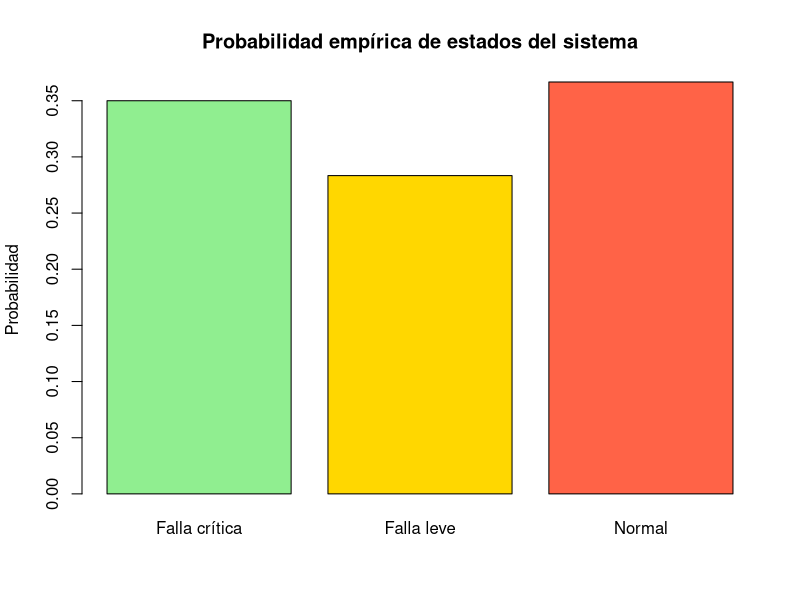
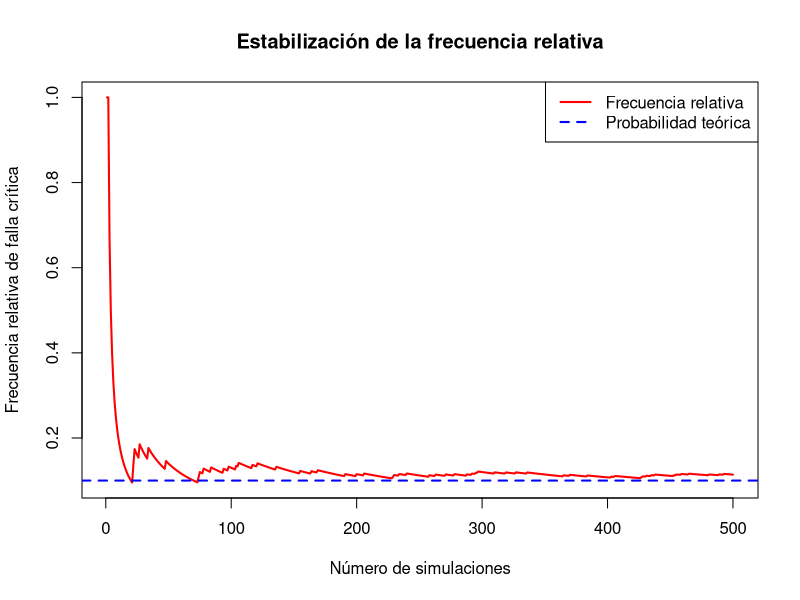

Generate these figures, in order, with R:
## ---- chunk 1
estados <- c("Normal", "Falla leve", "Falla crítica")
estados
## ---- chunk 2
set.seed(123)
sim <- sample(estados, size = 60, replace = TRUE)
head(sim)
## ---- chunk 3
tabla <- table(sim)
tabla
## ---- chunk 4
prob_emp <- prop.table(tabla)
prob_emp
## ---- chunk 5
p_normal <- prob_emp["Normal"]
1 - p_normal
## ---- chunk 6
barplot(prob_emp,
        col = c("lightgreen", "gold", "tomato"),
        main = "Probabilidad empírica de estados del sistema",
        ylab = "Probabilidad")
## ---- chunk 7
set.seed(321)
n <- 500
sim2 <- sample(estados, size = n, replace = TRUE, prob = c(0.7, 0.2, 0.1))
ind_falla <- ifelse(sim2 == "Falla crítica", 1, 0)
freq_rel <- cumsum(ind_falla) / (1:n)

plot(freq_rel, type = "l", col = "red", lwd = 2,
     main = "Estabilización de la frecuencia relativa",
     xlab = "Número de simulaciones",
     ylab = "Frecuencia relativa de falla crítica")
abline(h = 0.1, col = "blue", lty = 2, lwd = 2)
legend("topright", legend = c("Frecuencia relativa", "Probabilidad teórica"),
       col = c("red", "blue"), lty = c(1, 2), lwd = 2)
